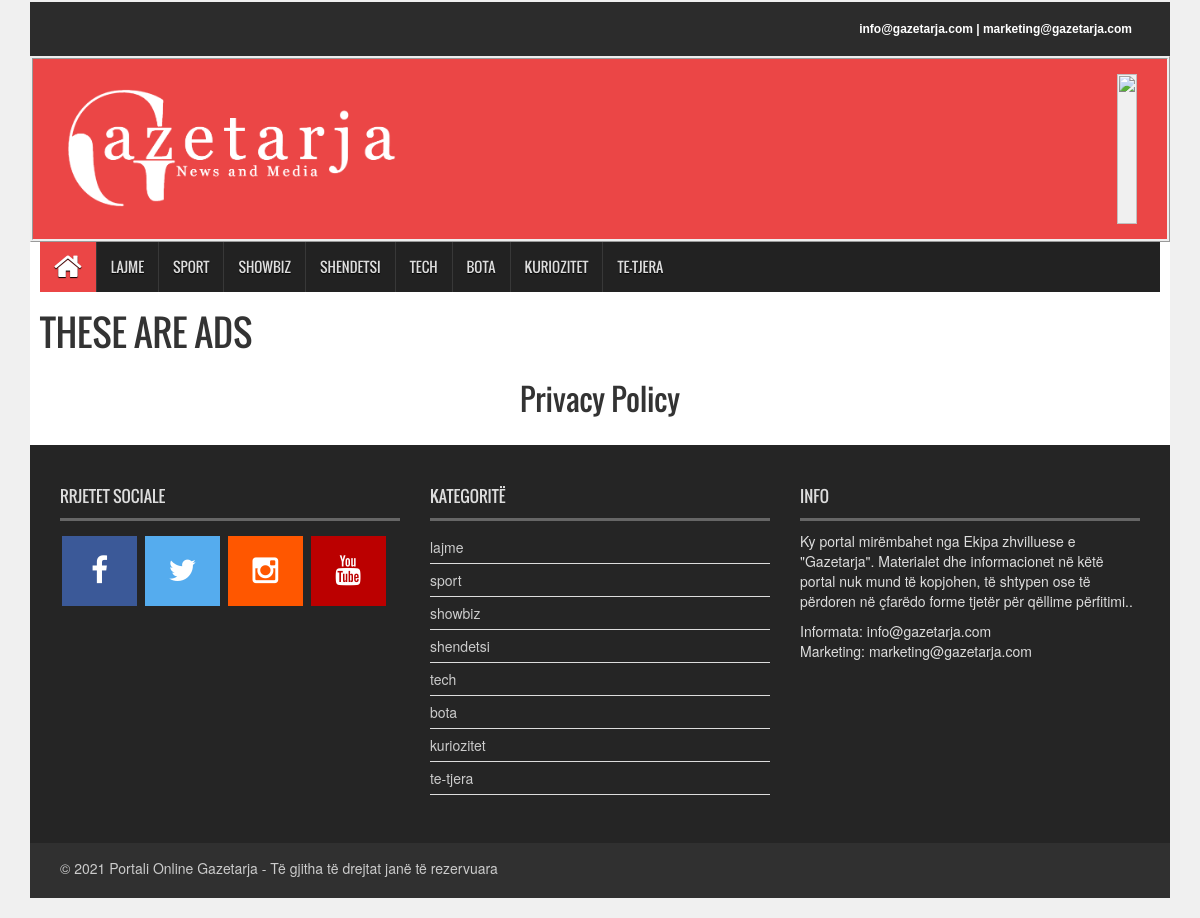
The page /politika/1/privacy-policy/ on the database its author committed.
### main/models.py (models this page shows, shortened)
class Kategori(models.Model):
	title = models.CharField(default='', max_length=999900000)
	slug = models.SlugField(default='', editable=False, max_length=50)

class Privacy(models.Model):
	titulli = models.CharField(default='', max_length=50)
	slug = models.SlugField(default='', editable=False, max_length=1000)
	detajet = RichTextUploadingField()

### main/views.py (the view)
# urls.py: path("politika/<int:pk>/<str:slug>/", PrivacyDetailView.as_view(), name='privacy-detail'),
class PrivacyDetailView(DetailView):
    model = Privacy
    query_pk_and_slug = True
    def get_context_data(self, **kwargs):
        context = super(PrivacyDetailView, self).get_context_data(**kwargs)
        context['katego'] = Kategori.objects.all()
        return context

### main/templates/main/privacy_detail.html
{% extends 'main/base.html' %}
{% load static %}
{% block content %}
<section id="contentSection">
<div class="content-sectionsio">
	<h2 style="text-align: center;">{{object.titulli}}</h2>
</div>
</section>
{% endblock %}

### main/templates/main/base.html (shortened to what this page needs)
{% load static %}
{% load ads_tags %}
{% load sekizai_tags %}
<!DOCTYPE html>
<html prefix="og: https://ogp.me/ns#">
<head>
<link rel="stylesheet" href="https://cdnjs.cloudflare.com/ajax/libs/font-awesome/4.7.0/css/font-awesome.min.css">
<link rel="stylesheet" type="text/css" href="{% static 'assets/css/bootstrap.min.css' %}">
<link rel="stylesheet" type="text/css" href="{% static 'assets/css/font-awesome.min.css' %}">
<link rel="stylesheet" type="text/css" href="{% static 'assets/css/animate.css' %}">
<link rel="stylesheet" type="text/css" href="{% static 'assets/css/font.css' %}">
<link rel="stylesheet" type="text/css" href="{% static 'assets/css/li-scroller.css' %}">
<link rel="stylesheet" type="text/css" href="{% static 'assets/css/slick.css' %}">
<link rel="stylesheet" type="text/css" href="{% static 'assets/css/jquery.fancybox.css' %}">
<link rel="stylesheet" type="text/css" href="{% static 'assets/css/theme.css' %}">
<link rel="stylesheet" type="text/css" href="{% static 'assets/css/style.css' %}">
</head>
<body>
<div class="container">
  <header id="header">
    <div class="row">
      <div class="col-lg-12 col-md-12 col-sm-12">
        <div class="header_top">
          <div class="header_top_right">
            <p>info@gazetarja.com | marketing@gazetarja.com</p>
          </div>
        </div>
      </div>
      <div class="col-lg-12 col-md-12 col-sm-12">
        <div class="header_bottom">
          <div class="logo_area"><a href="{% url 'lajme-home' %}" class="logo"><img src="{% static '/vendor/img/logito.png' %}" alt=""></a></div>
          <div class="add_banner"><a href="#"><img src="{% render_ads_zone 'header' %}" alt=""></a></div>
        </div>
      </div>
    </div>
  </header>
  <section id="navArea">
    <nav class="navbar navbar-inverse" role="navigation">
      <div id="navbar" class="navbar-collapse collapse">
        <ul class="nav navbar-nav main_nav">
          <li class="active"><a href="{% url 'lajme-home' %}"><span class="fa fa-home desktop-home"></span><span class="mobile-show">Home</span></a></li>
          {% for kat in katego %}
          <li><a href="{% url 'category' kat.id kat.slug %}">{{kat.title}}</a></li>
          {% endfor %}
        </ul>
      </div>
    </nav>
       <div>
        <h1>THESE ARE ADS</h1>
            {% get_ads_count 'content, header' as ads_count %}
    </div>
  </section>
     {% block content %}
    {% endblock %}
  <footer id="footer">
    <div class="footer_top">
      <div class="row">
        <div class="col-lg-4 col-md-4 col-sm-4">
          <div class="footer_widget wow fadeInLeftBig">
            <h2>Rrjetet Sociale</h2>
            <a target="_blank" href="https://www.facebook.com/gazetarjaofficial" class="fa fa-facebook"></a>
            <a target="_blank" href="https://twitter.com/gazetarja_" class="fa fa-twitter"></a>
            <a target="_blank" href="https://www.instagram.com/portaligazetarja/" class="fa fa-instagram"></a>
            <a target="_blank" href="https://www.youtube.com/channel/UCwgCcDBhr7-tlmWTfx0OJow" class="fa fa-youtube"></a>
          </div>
        </div>
        <div class="col-lg-4 col-md-4 col-sm-4">
          <div class="footer_widget wow fadeInDown">
            <h2>Kategoritë</h2>
            <ul class="tag_nav">
              {% for kat in katego %}
              <li><a href="{% url 'category' kat.id kat.slug %}">{{kat.title}}</a></li>
              {% endfor %}
            </ul>
          </div>
        </div>
        <div class="col-lg-4 col-md-4 col-sm-4">
          <div class="footer_widget wow fadeInRightBig">
            <h2>Info</h2>
            <p>Ky portal mirëmbahet nga Ekipa zhvilluese e "Gazetarja". Materialet dhe informacionet në këtë portal nuk mund të kopjohen, të shtypen ose të përdoren në çfarëdo forme tjetër për qëllime përfitimi..</p>
            <address>
            Informata: info@gazetarja.com  <br>Marketing: marketing@gazetarja.com</br>
            </address>
          </div>
        </div>
      </div>
    </div>
    <div class="footer_bottom">
      <p class="copyright">&copy; 2021 Portali Online Gazetarja - Të gjitha të drejtat janë të rezervuara</p>
    </div>
  </footer>
</div>
</body>
</html>

### main/static/assets/css/theme.css (style rules this page uses)
.navbar-inverse .navbar-nav > .active > a, .navbar-inverse .navbar-nav > .active > a:hover, .navbar-inverse .navbar-nav > .active > a:focus { background-color:#EB4646 }

### main/static/assets/css/style.css (style rules this page uses)
.content-sectionsio { background: #ffffff; padding: 5px 10px; margin-bottom: 20px; }
body { background:#F0F0F0 }
ul { padding:0; margin:0; list-style:none }
a { text-decoration:none; color:#2f2f2f }
h1, h2, h3, h4, h5, h6 { font-family:'Oswald',sans-serif }
h2 { line-height:23px }
img { border:none }
a.fa { padding: 20px; font-size: 30px; width: 75px; text-align: center; text-decoration: none; margin: 5px 2px; }
.fa-facebook { background: #3B5998; color: white; }
.fa-twitter { background: #55ACEE; color: white; }
.fa-youtube { background: #bb0000; color: white; }
.fa-instagram { background: #ff5700; color: white; }
#header { display:inline; float:left; width:100%; margin-top:1px; }
.header_top { background-color:#2c2c2c; display:inline; float:left; padding:0 30px; width:100% }
.header_top_right { float:center; display:inline;text-align:right }
.header_top_right > p { color:#fff; display:inline-block; float:right; font:bold 12px sans-serif; margin-bottom:0; padding-bottom:20px; padding-right:8px; padding-top:20px }
.header_bottom { background-color:#EB4646; display:inline; float:left; padding:15px 30px 15px; width:100%; border-style: ridge; }
.logo_area { display:inline; float:left; width:31%; background-color: #EB4646; margin-top: 1.5rem; }
.logo { font-size:45px; font-weight:bold; color:#000; font-family:'Varela',sans-serif }
.logo img { max-width:100% }
.add_banner { float:right; height:150px ;background-color:#F0F0F0 }
.add_banner img { width:100%; height:100% }
#navArea { float:left; display:inline; width:100%; padding:0 10px; background-color:#fff }
.navbar { border:medium none; border-radius:0 }
.navbar-inverse .navbar-nav > li > a { border-left:1px solid #383838; color:#ddd; font-family:'Oswald',sans-serif; display:inline-block; height:50px; line-height:50px; padding:0 14px; text-shadow:0 1px 1px #000; text-transform:uppercase; -webkit-transition:all 0.5s; -mz-transition:all 0.5s; -ms-transition:all 0.5s; -o-transition:all 0.5s; transition:all 0.5s }
.navbar-inverse .navbar-nav > li:first-child a { border:none }
.navbar-inverse .navbar-nav > .active > a, .navbar-inverse .navbar-nav > .active > a:hover, .navbar-inverse .navbar-nav > .active > a:focus { color:#fff }
.navbar-collapse { padding-left:0 }
.desktop-home { display:block; font-size:30px; margin-top:10px }
#contentSection { float:left; display:inline; width:100%; background-color:#fff; padding:0 30px; }
#footer { display:inline; float:left; width:100%; margin-bottom:20px }
.footer_top { background-color:#252525; color:#ddd; display:inline; float:left; padding:10px 30px 48px; width:100% }
.footer_widget { display:inline; float:left; width:100%; min-height:110px }
.footer_widget > h2 { border-bottom:3px solid #666; font-family:Oswald,arial,Georgia,serif; font-size:16px; padding:10px 0; text-transform:uppercase }
.tag_nav li a { border-bottom:1px solid #ddd; color:#ccc; display:block; padding:6px 6px 6px 0; -webkit-transition:all 0.5s; -o-transition:all 0.5s; transition:all 0.5s }
.footer_bottom { float:left; display:inline; width:100%; padding:10px 30px; background-color:#303030; color:#ccc }
.copyright { float:left; width:50%; padding-top:5px; text-align:left }

### rows shown on the page
Kategori: title "LAJME", title "lajme"
Kategori: title "SPORT", title "sport"
Kategori: title "SHOWBIZ", title "showbiz"
Kategori: title "SHENDETSI", title "shendetsi"
Kategori: title "TECH", title "tech"
Kategori: title "BOTA", title "bota"
Kategori: title "KURIOZITET", title "kuriozitet"
Kategori: title "TE-TJERA", title "te-tjera"
Privacy: titulli "Privacy Policy"
